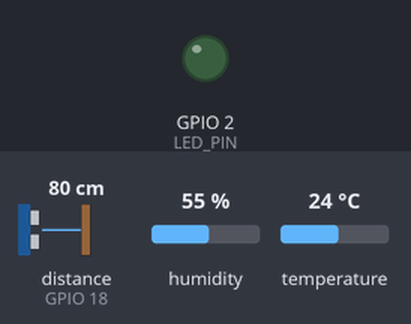
The sketch below on a simulated ESP32. Shown: output pins drawn as LEDs (lit = HIGH). Wiring (from diagram.json): ultrasonic range finder: trigger GPIO 5; echo GPIO 18. Inputs (shaded band) come from the test bench; at power-on: distance to the obstacle (sensor on GPIO 18) 80 cm, humidity 55 %, temperature 24 °C. The echo pulse lasts 58.3 µs per cm; WiFi joins after 1.5 s; servers stay silent unless stated; random numbers use the default seed unless the sketch sets one; no MQTT or app messages arrive unless stated; pins used as bus, display or sensor lines are not drawn; what the sketch prints to the serial monitor is not drawn.

Above: at 3.7 s.
At 5.06 s:
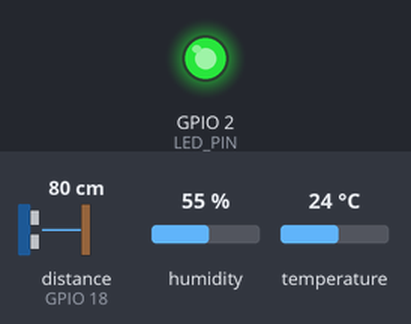
Timing chart, 0 to 9.0 s (numbered marks = the images above):
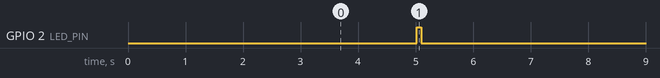

Measured:
- by itself, GPIO 2 (LED_PIN): alternates HIGH for 0.08 s and LOW for 4.9 s

The sketch:

sketch.ino
```cpp
#include <WiFi.h>
#include <PubSubClient.h>
#include <DHTesp.h>

const char* WIFI_SSID = "Wokwi-GUEST";
const char* WIFI_PASSWORD = "";

const char* MQTT_SERVER = "broker.hivemq.com";
const int MQTT_PORT = 1883;

const char* TOKEN = "eBaAgTKaNV5oJ8bgJrnd";
const char* MQTT_TOPIC = "ptit/Nghia_lab2/esp32_01/telemetry";

const int DHT_PIN = 15;
const int TRIG_PIN = 5;
const int ECHO_PIN = 18;
const int LED_PIN = 2;

const unsigned long SEND_INTERVAL_MS = 5000;

WiFiClient wifiClient;
PubSubClient mqttClient(wifiClient);
DHTesp dht;

unsigned long lastSend = 0;
unsigned long sequenceNo = 0;


// ================= WIFI =================
void connectWiFi() {

  Serial.print("Connecting WiFi");

  WiFi.begin(WIFI_SSID, WIFI_PASSWORD, 6);

  while (WiFi.status() != WL_CONNECTED) {

    delay(500);
    Serial.print(".");
  }

  Serial.println(" connected");

  Serial.print("IP: ");
  Serial.println(WiFi.localIP());
}


// ================= MQTT =================
void connectMQTT() {

  while (!mqttClient.connected()) {

    String clientId = "ESP32-Nghia-" + String(random(100000, 999999));

    Serial.print("Connecting MQTT...");

    if (mqttClient.connect(clientId.c_str())) {

      Serial.println(" connected");

    } else {

      Serial.print(" failed, rc=");
      Serial.println(mqttClient.state());

      delay(2000);
    }
  }
}


// ================= HC-SR04 =================
float readDistanceCm() {

  digitalWrite(TRIG_PIN, LOW);
  delayMicroseconds(2);

  digitalWrite(TRIG_PIN, HIGH);
  delayMicroseconds(10);

  digitalWrite(TRIG_PIN, LOW);

  unsigned long duration = pulseIn(ECHO_PIN, HIGH, 30000);

  if (duration == 0) return NAN;

  return duration * 0.0343f / 2.0;
}


// ================= SETUP =================
void setup() {

  Serial.begin(115200);

  delay(1000);

  Serial.println();
  Serial.println("======================");
  Serial.println("ESP32 START");
  Serial.println("======================");

  pinMode(TRIG_PIN, OUTPUT);
  pinMode(ECHO_PIN, INPUT);
  pinMode(LED_PIN, OUTPUT);

  dht.setup(DHT_PIN, DHTesp::DHT22);

  connectWiFi();

  mqttClient.setServer(
    MQTT_SERVER,
    MQTT_PORT
  );

  mqttClient.setBufferSize(256);
}


// ================= LOOP =================
void loop() {

  // Kiểm tra WiFi
  if (WiFi.status() != WL_CONNECTED) {
    connectWiFi();
  }

  // Kiểm tra MQTT
  if (!mqttClient.connected()) {
    connectMQTT();
  }

  mqttClient.loop();

  unsigned long now = millis();

  // Gửi mỗi 5 giây
  if (now - lastSend < SEND_INTERVAL_MS) {
    return;
  }

  lastSend = now;


  // Đọc DHT22
  TempAndHumidity data =
    dht.getTempAndHumidity();


  // Đọc HC-SR04
  float distance =
    readDistanceCm();


  // Kiểm tra dữ liệu
  if (!isfinite(data.temperature) ||
      !isfinite(data.humidity) ||
      !isfinite(distance)) {

    Serial.println(
      "Invalid sensor data - skip publish"
    );

    return;
  }


  sequenceNo++;


  // Tạo JSON
  char payload[256];

  snprintf(
    payload,
    sizeof(payload),

    "{\"temperature\":%.2f,"
    "\"humidity\":%.2f,"
    "\"distance_cm\":%.2f,"
    "\"rssi\":%d,"
    "\"sequence\":%lu,"
    "\"uptime_s\":%lu}",

    data.temperature,
    data.humidity,
    distance,
    WiFi.RSSI(),
    sequenceNo,
    millis() / 1000
  );


  // Gửi ThingsBoard
  bool ok =
    mqttClient.publish(
      MQTT_TOPIC,
      payload
    );


  Serial.print("DATA: ");
  Serial.println(payload);

  Serial.print("PUBLISH: ");
  Serial.println(ok ? "OK" : "FAILED");


  // Nháy LED
  digitalWrite(LED_PIN, HIGH);
  delay(80);
  digitalWrite(LED_PIN, LOW);
}
```
